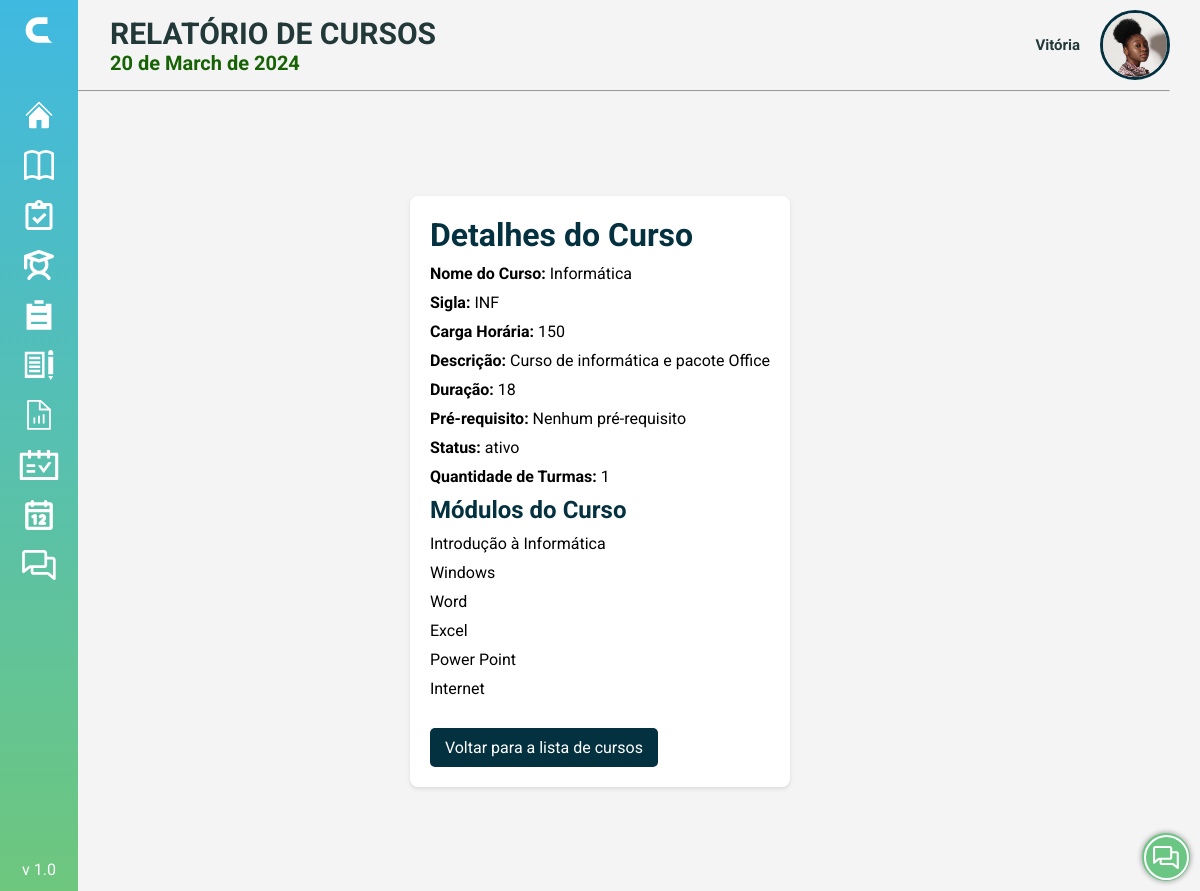
The app's page /PAGES/s_curso_detalhes.php?id=1 (signed in) with its own data.
### tables this page shows
CREATE TABLE Curso (
  Curso_id INT NOT NULL AUTO_INCREMENT,
  Curso_Nome VARCHAR(100) NOT NULL,
  Curso_Sigla CHAR(3) NOT NULL,
  Curso_Carga_horaria INT(10) NOT NULL,
  Curso_Desc VARCHAR(500) NOT NULL,
  Curso_Duracao INT NOT NULL,
  Curso_PreRequisito VARCHAR(500) NOT NULL,
  Curso_Registro DATETIME NOT NULL DEFAULT CURRENT_TIMESTAMP,
  Curso_Status CHAR(1) DEFAULT 1,
  PRIMARY KEY (Curso_id)
);

CREATE TABLE Modulo (
  Modulo_id INT NOT NULL AUTO_INCREMENT,
  Modulo_Nome VARCHAR(100) NOT NULL,
  Modulo_Desc VARCHAR(500) NOT NULL,
  Modulo_Registro DATETIME NOT NULL DEFAULT CURRENT_TIMESTAMP,
  Modulo_Status CHAR(1) DEFAULT 1,
  PRIMARY KEY (Modulo_id)
);

### PHP/data.php (called while the page is built, shortened)
<?php
$data = date('Y-m-d');
$numeroDia = date('d', strtotime($data));
$nomeMes = strftime('%B', strtotime($data));
$ano = date('Y', strtotime($data));
$nomeMes = utf8_encode($nomeMes);
$date = $numeroDia . ' de ' . $nomeMes . ' de ' . $ano;
?>

### PAGES/s_curso_detalhes.php (the view, shortened to what this page needs)
<!DOCTYPE html>
<html lang="pt-BR">
<head>
    <link rel="stylesheet" href="../PHP/sidebar/menu.css">
    <link rel="stylesheet" href="../STYLE/botao.css" />
    <link rel="stylesheet" href="../STYLE/data.css">
    <link rel="stylesheet" href="https://cdnjs.cloudflare.com/ajax/libs/font-awesome/6.3.0/css/all.min.css"
 />
    <link href='https://unpkg.com/boxicons@2.0.7/css/boxicons.min.css' rel='stylesheet'>
    <link rel="stylesheet" href="../STYLE/style_home.css">
</head>
<body>
    <?php include('../PHP/data.php'); ?>
    <?php include('../PHP/sidebar/menu.php'); ?>
    <?php include('../PHP/redes.php'); ?>
    <?php include('../PHP/dropdown.php'); ?>
    <header>
        <div class="title">
            <div class="nomedata closed">
                <h1>RELATÓRIO DE CURSOS</h1>
                <div class="php">
                    <?php echo $date; ?>
                </div>
            </div>
            <div class="user">
                <?php echo $dropdown; ?>
            </div>
        </div>
        <hr>
    </header>
    <div>
        <?php echo $sidebarHTML; ?>
    </div>
    <main>
        <?php
        $servername = "localhost";
        $username = "root";
        $password = "";
        $dbname = "CLAU";
        $conn = new mysqli($servername, $username, $password, $dbname);
        if (isset($_GET['id'])) {
            $curso_id = $_GET['id'];
            $sql = "SELECT Curso_id, Curso_Nome, Curso_Sigla, Curso_Carga_horaria, Curso_Desc, Curso_Duracao, Curso_PreRequisito, Curso_Status FROM curso WHERE Curso_id = $curso_id";
            $sql_num_turmas = "SELECT COUNT(*) AS num_turmas FROM Turma WHERE curso_cd = $curso_id";
            $result_num_turmas = mysqli_query($conn, $sql_num_turmas);
            $row_num_turmas = mysqli_fetch_assoc($result_num_turmas);
            $num_turmas = $row_num_turmas['num_turmas'];
            $result = mysqli_query($conn, $sql);
            $curso_info = mysqli_fetch_assoc($result);
            $sql_modulos = "SELECT modulo.Modulo_Nome FROM modulo
                        INNER JOIN modulo_curso ON modulo_curso.Modulo_Modulo_cd = modulo.Modulo_id
                        WHERE modulo_curso.Curso_Curso_cd = $curso_id";
            $result_modulos = mysqli_query($conn, $sql_modulos);
            ?>
            <div class="course-details">
                <div>
                <h1>Detalhes do Curso</h1>
                <ul>
                    <li><strong>Nome do Curso:</strong>
                        <?php echo $curso_info['Curso_Nome']; ?>
                    </li>
                    <li><strong>Sigla:</strong>
                        <?php echo $curso_info['Curso_Sigla']; ?>
                    </li>
                    <li><strong>Carga Horária:</strong>
                        <?php echo $curso_info['Curso_Carga_horaria']; ?>
                    </li>
                    <li><strong>Descrição:</strong>
                        <?php echo $curso_info['Curso_Desc']; ?>
                    </li>
                    <li><strong>Duração:</strong>
                        <?php echo $curso_info['Curso_Duracao']; ?>
                    </li>
                    <li><strong>Pré-requisito:</strong>
                        <?php echo $curso_info['Curso_PreRequisito']; ?>
                    </li>
                    <li><strong>Status:</strong>
                        <?php echo ($curso_info['Curso_Status'] == "1") ? "ativo" : "inativo"; ?>
                    </li>
                    <li><strong>Quantidade de Turmas:</strong> <?php echo $num_turmas; ?></li>
                </ul>
                <h2>Módulos do Curso</h2>
                <ul>
                    <?php
                    if (mysqli_num_rows($result_modulos) > 0) {
                        while ($row_modulo = mysqli_fetch_assoc($result_modulos)) {
                            echo "<li>{$row_modulo['Modulo_Nome']}</li>";
                        }
                    } else {
                        echo "<li>Nenhum módulo associado a este curso.</li>";
                    }
                    ?>
                </ul>
                <p class="back-link" onclick="voltar()">Voltar para a lista de cursos</p>
                <?php
        } else {
            echo "ID do curso não especificado.";
        }
        ?>
        </div>
    </main>
    <div class="buttons">
        <?php echo $redes; ?>
    </div>
</body>
</html>

### PHP/sidebar/menu.css (style rules this page uses)
* { margin: 0; padding: 0; box-sizing: border-box; }

### STYLE/botao.css (style rules this page uses)
.buttons { position: fixed; z-index: 1; bottom: 0; right: 0; }

### STYLE/data.css (style rules this page uses)
.php { color: #176204; font-size: 20px; font-weight: bold; }

### STYLE/style_home.css (style rules this page uses)
* { margin: 0; padding: 0; box-sizing: border-box; font-family: 'Roboto', sans-serif; }
:root { --cor-primaria: #043140; --cor-secundaria: #176204; --cor-fundo: #F4F4F4; }
body { height: auto; display: flex; flex-direction: column; align-items: center; background-color: var(--cor-fundo); }
header { display: flex; width: 100%; flex-direction: column; justify-content: center; align-items: center; }
.nomedata { display: flex; flex-direction: column; margin-left: 250px; transition: margin-left 0.5s ease; }
.nomedata.closed { margin-left: 80px; }
.title { margin: 0; display: flex; justify-content: space-between; width: 100%; align-items: center; padding: 10px 30px; }
.title h1 { font-size: 30px; font-weight: bold; color: #233939; }
.user { display: flex; align-items: center; }
hr { background-color: #313131; width: 95%; height: 1px; }
main { width: 90%; height: 80%; align-items: center; display: flex; flex-wrap: wrap; max-width: 1000px; justify-content: center; margin: 7% 0; }

### PAGES/s_curso_detalhes.php (style rules this page uses)
.course-details { max-width: 800px; margin: 20px auto; padding: 20px; background: #fff; box-shadow: 0 2px 4px rgba(0, 0, 0, 0.1); border-radius: 8px; }
.course-details h1, .course-details h2 { color: #043140; margin-bottom: 10px; }
.course-details ul { list-style-type: none; padding: 0; }
.course-details ul li { margin-bottom: 10px; font-size: 16px; }
.course-details .back-link { display: inline-block; margin-top: 20px; padding: 10px 15px; background-color: #043140; color: #fff; border-radius: 5px; text-decoration: none; cursor: pointer; }

### records on screen
curso: Curso_Nome "Informática", Curso_Sigla "INF", Curso_Carga_horaria "150", Curso_Desc "Curso de informática e pacote Office", Curso_Duracao "18", Curso_PreRequisito "Nenhum pré-requisito"
modulo: Modulo_Nome "Introdução à Informática"
modulo: Modulo_Nome "Windows"
modulo: Modulo_Nome "Word"
modulo: Modulo_Nome "Excel"
modulo: Modulo_Nome "Power Point"
modulo: Modulo_Nome "Internet"

### other values on screen
$date "20 de March de 2024"
$Nome "Vitória"
$num_turmas "1"
